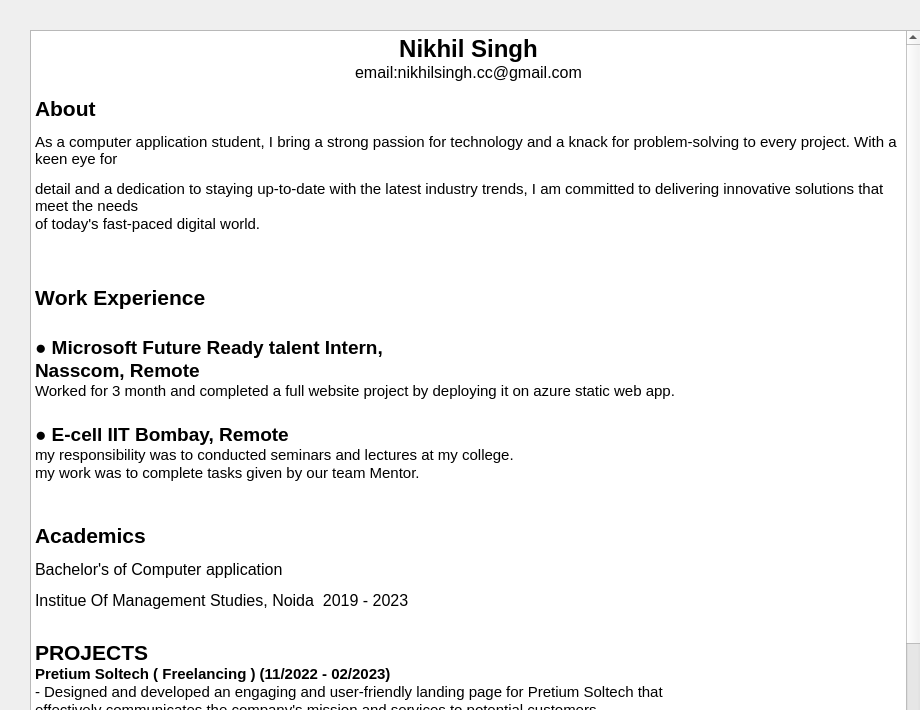
<?xml version="1.0" encoding="UTF-8"?>
<ui version="4.0">
 <class>AboutMe</class>
 <widget class="QDialog" name="AboutMe">
  <property name="geometry">
   <rect>
    <x>0</x>
    <y>0</y>
    <width>920</width>
    <height>710</height>
   </rect>
  </property>
  <property name="windowTitle">
   <string>Dialog</string>
  </property>
  <widget class="QTextBrowser" name="textBrowser">
   <property name="geometry">
    <rect>
     <x>30</x>
     <y>30</y>
     <width>891</width>
     <height>900</height>
    </rect>
   </property>
   <property name="sizePolicy">
    <sizepolicy hsizetype="Preferred" vsizetype="Preferred">
     <horstretch>0</horstretch>
     <verstretch>0</verstretch>
    </sizepolicy>
   </property>
   <property name="maximumSize">
    <size>
     <width>1600</width>
     <height>900</height>
    </size>
   </property>
   <property name="baseSize">
    <size>
     <width>1600</width>
     <height>1200</height>
    </size>
   </property>
   <property name="html">
    <string>&lt;!DOCTYPE HTML PUBLIC &quot;-//W3C//DTD HTML 4.0//EN&quot; &quot;http://www.w3.org/TR/REC-html40/strict.dtd&quot;&gt;
&lt;html&gt;&lt;head&gt;&lt;meta name=&quot;qrichtext&quot; content=&quot;1&quot; /&gt;&lt;style type=&quot;text/css&quot;&gt;
p, li { white-space: pre-wrap; }
&lt;/style&gt;&lt;/head&gt;&lt;body style=&quot; font-family:'Ubuntu'; font-size:11pt; font-weight:400; font-style:normal;&quot;&gt;
&lt;p align=&quot;center&quot; style=&quot; margin-top:0px; margin-bottom:0px; margin-left:0px; margin-right:0px; -qt-block-indent:0; text-indent:0px;&quot;&gt;&lt;span style=&quot; font-family:'Poppins','sans-serif'; font-size:18pt; font-weight:600;&quot;&gt;Nikhil Singh&lt;/span&gt;&lt;/p&gt;
&lt;p align=&quot;center&quot; style=&quot; margin-top:0px; margin-bottom:0px; margin-left:0px; margin-right:0px; -qt-block-indent:0; text-indent:0px;&quot;&gt;&lt;span style=&quot; font-family:'Poppins','sans-serif'; font-size:12pt;&quot;&gt;email:nikhilsingh.cc@gmail.com&lt;/span&gt;&lt;/p&gt;
&lt;p style=&quot;-qt-paragraph-type:empty; margin-top:0px; margin-bottom:0px; margin-left:0px; margin-right:0px; -qt-block-indent:0; text-indent:0px; font-family:'Segoe UI'; font-size:9pt;&quot;&gt;&lt;br /&gt;&lt;/p&gt;
&lt;p style=&quot; margin-top:0px; margin-bottom:0px; margin-left:0px; margin-right:0px; -qt-block-indent:0; text-indent:0px;&quot;&gt;&lt;a name=&quot;comp-kqij3ba2&quot;&gt;&lt;/a&gt;&lt;span style=&quot; font-family:'Poppins','sans-serif'; font-size:16pt; font-weight:600;&quot;&gt;A&lt;/span&gt;&lt;span style=&quot; font-family:'Poppins','sans-serif'; font-size:16pt; font-weight:600;&quot;&gt;bout&lt;/span&gt;&lt;/p&gt;
&lt;p style=&quot; margin-top:12px; margin-bottom:12px; margin-left:0px; margin-right:0px; -qt-block-indent:0; text-indent:0px;&quot;&gt;As a computer application student, I bring a strong passion for technology and a knack for problem-solving to every project. With a keen eye for&lt;/p&gt;
&lt;p style=&quot; margin-top:0px; margin-bottom:0px; margin-left:0px; margin-right:0px; -qt-block-indent:0; text-indent:0px;&quot;&gt;detail and a dedication to staying up-to-date with the latest industry trends, I am committed to delivering innovative solutions that meet the needs&lt;/p&gt;
&lt;p style=&quot; margin-top:0px; margin-bottom:0px; margin-left:0px; margin-right:0px; -qt-block-indent:0; text-indent:0px;&quot;&gt;of today's fast-paced digital world.&lt;/p&gt;
&lt;p style=&quot;-qt-paragraph-type:empty; margin-top:12px; margin-bottom:12px; margin-left:0px; margin-right:0px; -qt-block-indent:0; text-indent:0px; font-family:'Poppins','sans-serif'; font-size:18pt; font-weight:600;&quot;&gt;&lt;br /&gt;&lt;/p&gt;
&lt;p style=&quot; margin-top:12px; margin-bottom:12px; margin-left:0px; margin-right:0px; -qt-block-indent:0; text-indent:0px;&quot;&gt;&lt;a name=&quot;FvGrdLn1&quot;&gt;&lt;/a&gt;&lt;span style=&quot; font-family:'Poppins','sans-serif'; font-size:16pt; font-weight:600;&quot;&gt;W&lt;/span&gt;&lt;span style=&quot; font-family:'Poppins','sans-serif'; font-size:16pt; font-weight:600;&quot;&gt;ork Experience&lt;/span&gt;&lt;/p&gt;
&lt;p style=&quot;-qt-paragraph-type:empty; margin-top:0px; margin-bottom:0px; margin-left:0px; margin-right:0px; -qt-block-indent:0; text-indent:0px; font-family:'Segoe UI'; font-size:9pt;&quot;&gt;&lt;br /&gt;&lt;/p&gt;
&lt;p style=&quot; margin-top:0px; margin-bottom:0px; margin-left:0px; margin-right:0px; -qt-block-indent:0; text-indent:0px;&quot;&gt;&lt;span style=&quot; font-family:'Segoe UI'; font-size:14pt;&quot;&gt;●&lt;/span&gt;&lt;span style=&quot; font-family:'Segoe UI'; font-size:14pt; font-weight:696;&quot;&gt; Microsoft Future Ready talent Intern, &lt;/span&gt;&lt;/p&gt;
&lt;p style=&quot; margin-top:0px; margin-bottom:0px; margin-left:0px; margin-right:0px; -qt-block-indent:0; text-indent:0px;&quot;&gt;&lt;span style=&quot; font-family:'Segoe UI'; font-size:14pt; font-weight:696;&quot;&gt;Nasscom, Remote &lt;/span&gt;&lt;/p&gt;
&lt;p style=&quot; margin-top:0px; margin-bottom:0px; margin-left:0px; margin-right:0px; -qt-block-indent:0; text-indent:0px;&quot;&gt;&lt;span style=&quot; font-family:'Segoe UI';&quot;&gt;Worked for 3 month and completed a full website project by deploying it on azure static web app. &lt;/span&gt;&lt;/p&gt;
&lt;p style=&quot;-qt-paragraph-type:empty; margin-top:0px; margin-bottom:0px; margin-left:0px; margin-right:0px; -qt-block-indent:0; text-indent:0px; font-family:'Segoe UI'; font-size:14pt;&quot;&gt;&lt;br /&gt;&lt;/p&gt;
&lt;p style=&quot; margin-top:0px; margin-bottom:0px; margin-left:0px; margin-right:0px; -qt-block-indent:0; text-indent:0px;&quot;&gt;&lt;span style=&quot; font-family:'Segoe UI'; font-size:14pt;&quot;&gt;● &lt;/span&gt;&lt;span style=&quot; font-family:'Segoe UI'; font-size:14pt; font-weight:696;&quot;&gt;E-cell IIT Bombay, Remote &lt;/span&gt;&lt;/p&gt;
&lt;p style=&quot; margin-top:0px; margin-bottom:0px; margin-left:0px; margin-right:0px; -qt-block-indent:0; text-indent:0px;&quot;&gt;&lt;span style=&quot; font-family:'Segoe UI';&quot;&gt;my responsibility was to conducted seminars and lectures at my college.&lt;/span&gt;&lt;/p&gt;
&lt;p style=&quot; margin-top:0px; margin-bottom:0px; margin-left:0px; margin-right:0px; -qt-block-indent:0; text-indent:0px;&quot;&gt;&lt;span style=&quot; font-family:'Segoe UI';&quot;&gt;my work was to complete tasks given by our team Mentor.&lt;/span&gt;&lt;/p&gt;
&lt;p style=&quot;-qt-paragraph-type:empty; margin-top:0px; margin-bottom:0px; margin-left:0px; margin-right:0px; -qt-block-indent:0; text-indent:0px; font-family:'Segoe UI'; font-size:14pt;&quot;&gt;&lt;br /&gt;&lt;/p&gt;
&lt;p style=&quot;-qt-paragraph-type:empty; margin-top:0px; margin-bottom:0px; margin-left:0px; margin-right:0px; -qt-block-indent:0; text-indent:0px; font-family:'Poppins','sans-serif';&quot;&gt;&lt;br /&gt;&lt;/p&gt;
&lt;p style=&quot; margin-top:0px; margin-bottom:0px; margin-left:0px; margin-right:0px; -qt-block-indent:0; text-indent:0px;&quot;&gt;&lt;a name=&quot;comp-kovekpkf&quot;&gt;&lt;/a&gt;&lt;span style=&quot; font-family:'Poppins','sans-serif'; font-size:16pt; font-weight:600;&quot;&gt;A&lt;/span&gt;&lt;span style=&quot; font-family:'Poppins','sans-serif'; font-size:16pt; font-weight:600;&quot;&gt;cademics&lt;/span&gt;&lt;/p&gt;
&lt;p style=&quot; margin-top:12px; margin-bottom:12px; margin-left:0px; margin-right:0px; -qt-block-indent:0; text-indent:0px;&quot;&gt;&lt;span style=&quot; font-family:'Segoe UI'; font-size:12pt;&quot;&gt;Bachelor's of Computer application &lt;/span&gt;&lt;/p&gt;
&lt;p style=&quot; margin-top:12px; margin-bottom:12px; margin-left:0px; margin-right:0px; -qt-block-indent:0; text-indent:0px;&quot;&gt;&lt;span style=&quot; font-family:'Segoe UI'; font-size:12pt;&quot;&gt;Institue Of Management Studies, Noida  2019 - 2023&lt;/span&gt;&lt;/p&gt;
&lt;p style=&quot; margin-top:0px; margin-bottom:0px; margin-left:0px; margin-right:0px; -qt-block-indent:0; text-indent:0px;&quot;&gt;&lt;span style=&quot; font-family:'Poppins','sans-serif'; font-weight:600;&quot;&gt; &lt;/span&gt;&lt;/p&gt;
&lt;p style=&quot; margin-top:0px; margin-bottom:0px; margin-left:0px; margin-right:0px; -qt-block-indent:0; text-indent:0px;&quot;&gt;&lt;span style=&quot; font-family:'Poppins','sans-serif'; font-size:16pt; font-weight:600;&quot;&gt;PROJECTS&lt;/span&gt;&lt;/p&gt;
&lt;p style=&quot; margin-top:0px; margin-bottom:0px; margin-left:0px; margin-right:0px; -qt-block-indent:0; text-indent:0px;&quot;&gt;&lt;span style=&quot; font-family:'Poppins','sans-serif'; font-weight:600;&quot;&gt;Pretium Soltech ( Freelancing ) (11/2022 - 02/2023)&lt;/span&gt;&lt;/p&gt;
&lt;p style=&quot; margin-top:0px; margin-bottom:0px; margin-left:0px; margin-right:0px; -qt-block-indent:0; text-indent:0px;&quot;&gt;&lt;span style=&quot; font-family:'Poppins','sans-serif';&quot;&gt;- Designed and developed an engaging and user-friendly landing page for Pretium Soltech that&lt;/span&gt;&lt;/p&gt;
&lt;p style=&quot; margin-top:0px; margin-bottom:0px; margin-left:0px; margin-right:0px; -qt-block-indent:0; text-indent:0px;&quot;&gt;&lt;span style=&quot; font-family:'Poppins','sans-serif';&quot;&gt;eﬀectively communicates the company's mission and services to potential customers.&lt;/span&gt;&lt;/p&gt;
&lt;p style=&quot; margin-top:0px; margin-bottom:0px; margin-left:0px; margin-right:0px; -qt-block-indent:0; text-indent:0px;&quot;&gt;&lt;span style=&quot; font-family:'Poppins','sans-serif';&quot;&gt;Implemented responsive design techniques using HTML, CSS, and JavaScript to ensure that the&lt;/span&gt;&lt;span style=&quot; font-family:'Poppins','sans-serif'; font-weight:600;&quot;&gt; &lt;/span&gt;&lt;span style=&quot; font-family:'Poppins','sans-serif';&quot;&gt;pretium Soltech website is optimized for viewing on a wide range of devices, from desktops to&lt;/span&gt;&lt;/p&gt;
&lt;p style=&quot; margin-top:0px; margin-bottom:0px; margin-left:0px; margin-right:0px; -qt-block-indent:0; text-indent:0px;&quot;&gt;&lt;span style=&quot; font-family:'Poppins','sans-serif';&quot;&gt;mobile phones.&lt;/span&gt;&lt;/p&gt;
&lt;p style=&quot; margin-top:0px; margin-bottom:0px; margin-left:0px; margin-right:0px; -qt-block-indent:0; text-indent:0px;&quot;&gt;&lt;span style=&quot; font-family:'Poppins','sans-serif';&quot;&gt;- Built a robust backend using PHP to enable seamless integration of contact forms and other&lt;/span&gt;&lt;/p&gt;
&lt;p style=&quot; margin-top:0px; margin-bottom:0px; margin-left:0px; margin-right:0px; -qt-block-indent:0; text-indent:0px;&quot;&gt;&lt;span style=&quot; font-family:'Poppins','sans-serif';&quot;&gt;interactive elements on the website, improving user engagement and driving business growth for&lt;/span&gt;&lt;/p&gt;
&lt;p style=&quot; margin-top:0px; margin-bottom:0px; margin-left:0px; margin-right:0px; -qt-block-indent:0; text-indent:0px;&quot;&gt;&lt;span style=&quot; font-family:'Poppins','sans-serif';&quot;&gt;Pretium Soltech.&lt;/span&gt;&lt;/p&gt;
&lt;p style=&quot;-qt-paragraph-type:empty; margin-top:0px; margin-bottom:0px; margin-left:0px; margin-right:0px; -qt-block-indent:0; text-indent:0px; font-family:'Poppins','sans-serif';&quot;&gt;&lt;br /&gt;&lt;/p&gt;
&lt;p style=&quot; margin-top:0px; margin-bottom:0px; margin-left:0px; margin-right:0px; -qt-block-indent:0; text-indent:0px;&quot;&gt;&lt;span style=&quot; font-family:'Poppins','sans-serif'; font-weight:600;&quot;&gt;Thinktantra ( College Project ) (10/2022 - 01/2023)&lt;/span&gt;&lt;/p&gt;
&lt;p style=&quot; margin-top:0px; margin-bottom:0px; margin-left:0px; margin-right:0px; -qt-block-indent:0; text-indent:0px;&quot;&gt;&lt;span style=&quot; font-family:'Poppins','sans-serif';&quot;&gt;Developed a note-selling website with modern web technologies and collaborated with a team to&lt;/span&gt;&lt;/p&gt;
&lt;p style=&quot; margin-top:0px; margin-bottom:0px; margin-left:0px; margin-right:0px; -qt-block-indent:0; text-indent:0px;&quot;&gt;&lt;span style=&quot; font-family:'Poppins','sans-serif';&quot;&gt;deliver a high-quality project within a tight deadline, showcasing proﬁciency in web development&lt;/span&gt;&lt;/p&gt;
&lt;p style=&quot; margin-top:0px; margin-bottom:0px; margin-left:0px; margin-right:0px; -qt-block-indent:0; text-indent:0px;&quot;&gt;&lt;span style=&quot; font-family:'Poppins','sans-serif';&quot;&gt;and eﬀective teamwork under pressure.&lt;/span&gt;&lt;/p&gt;
&lt;p style=&quot;-qt-paragraph-type:empty; margin-top:0px; margin-bottom:0px; margin-left:0px; margin-right:0px; -qt-block-indent:0; text-indent:0px; font-family:'Poppins','sans-serif';&quot;&gt;&lt;br /&gt;&lt;/p&gt;
&lt;p style=&quot; margin-top:0px; margin-bottom:0px; margin-left:0px; margin-right:0px; -qt-block-indent:0; text-indent:0px;&quot;&gt;&lt;span style=&quot; font-family:'Poppins','sans-serif'; font-size:16pt; font-weight:600;&quot;&gt;SKILLS&lt;/span&gt;&lt;/p&gt;
&lt;p style=&quot; margin-top:0px; margin-bottom:0px; margin-left:0px; margin-right:0px; -qt-block-indent:0; text-indent:0px;&quot;&gt;&lt;span style=&quot; font-family:'Poppins','sans-serif';&quot;&gt;- c&lt;/span&gt;&lt;/p&gt;
&lt;p style=&quot; margin-top:0px; margin-bottom:0px; margin-left:0px; margin-right:0px; -qt-block-indent:0; text-indent:0px;&quot;&gt;&lt;span style=&quot; font-family:'Poppins','sans-serif';&quot;&gt;- c++&lt;/span&gt;&lt;/p&gt;
&lt;p style=&quot; margin-top:0px; margin-bottom:0px; margin-left:0px; margin-right:0px; -qt-block-indent:0; text-indent:0px;&quot;&gt;&lt;span style=&quot; font-family:'Poppins','sans-serif';&quot;&gt;- python&lt;/span&gt;&lt;/p&gt;
&lt;p style=&quot; margin-top:0px; margin-bottom:0px; margin-left:0px; margin-right:0px; -qt-block-indent:0; text-indent:0px;&quot;&gt;&lt;span style=&quot; font-family:'Poppins','sans-serif';&quot;&gt;- html&lt;/span&gt;&lt;/p&gt;
&lt;p style=&quot; margin-top:0px; margin-bottom:0px; margin-left:0px; margin-right:0px; -qt-block-indent:0; text-indent:0px;&quot;&gt;&lt;span style=&quot; font-family:'Poppins','sans-serif';&quot;&gt;- css&lt;/span&gt;&lt;/p&gt;
&lt;p style=&quot; margin-top:0px; margin-bottom:0px; margin-left:0px; margin-right:0px; -qt-block-indent:0; text-indent:0px;&quot;&gt;&lt;span style=&quot; font-family:'Poppins','sans-serif';&quot;&gt;- bootstrap&lt;/span&gt;&lt;/p&gt;
&lt;p style=&quot; margin-top:0px; margin-bottom:0px; margin-left:0px; margin-right:0px; -qt-block-indent:0; text-indent:0px;&quot;&gt;&lt;span style=&quot; font-family:'Poppins','sans-serif';&quot;&gt;- Javascript&lt;/span&gt;&lt;/p&gt;
&lt;p style=&quot; margin-top:0px; margin-bottom:0px; margin-left:0px; margin-right:0px; -qt-block-indent:0; text-indent:0px;&quot;&gt;&lt;span style=&quot; font-family:'Poppins','sans-serif';&quot;&gt;- google cloud&lt;/span&gt;&lt;/p&gt;
&lt;p style=&quot;-qt-paragraph-type:empty; margin-top:0px; margin-bottom:0px; margin-left:0px; margin-right:0px; -qt-block-indent:0; text-indent:0px; font-family:'Poppins','sans-serif';&quot;&gt;&lt;br /&gt;&lt;/p&gt;
&lt;p style=&quot; margin-top:0px; margin-bottom:0px; margin-left:0px; margin-right:0px; -qt-block-indent:0; text-indent:0px;&quot;&gt;&lt;span style=&quot; font-family:'Poppins','sans-serif'; font-size:16pt; font-weight:600;&quot;&gt;CERTIFICATES AND BADGES&lt;/span&gt;&lt;/p&gt;
&lt;p style=&quot; margin-top:0px; margin-bottom:0px; margin-left:0px; margin-right:0px; -qt-block-indent:0; text-indent:0px;&quot;&gt;&lt;span style=&quot; font-family:'Poppins','sans-serif';&quot;&gt;Essentials of python - NCS&lt;/span&gt;&lt;/p&gt;
&lt;p style=&quot;-qt-paragraph-type:empty; margin-top:0px; margin-bottom:0px; margin-left:0px; margin-right:0px; -qt-block-indent:0; text-indent:0px; font-family:'Poppins','sans-serif';&quot;&gt;&lt;br /&gt;&lt;/p&gt;
&lt;p style=&quot; margin-top:0px; margin-bottom:0px; margin-left:0px; margin-right:0px; -qt-block-indent:0; text-indent:0px;&quot;&gt;&lt;span style=&quot; font-family:'Poppins','sans-serif';&quot;&gt;Architecting with google compute engine&lt;/span&gt;&lt;/p&gt;
&lt;p style=&quot; margin-top:0px; margin-bottom:0px; margin-left:0px; margin-right:0px; -qt-block-indent:0; text-indent:0px;&quot;&gt;&lt;span style=&quot; font-family:'Poppins','sans-serif';&quot;&gt;specialization - Coursera&lt;/span&gt;&lt;/p&gt;
&lt;p style=&quot;-qt-paragraph-type:empty; margin-top:0px; margin-bottom:0px; margin-left:0px; margin-right:0px; -qt-block-indent:0; text-indent:0px; font-family:'Poppins','sans-serif';&quot;&gt;&lt;br /&gt;&lt;/p&gt;
&lt;p style=&quot; margin-top:0px; margin-bottom:0px; margin-left:0px; margin-right:0px; -qt-block-indent:0; text-indent:0px;&quot;&gt;&lt;span style=&quot; font-family:'Poppins','sans-serif';&quot;&gt;Machine learning to Deep learning : A&lt;/span&gt;&lt;/p&gt;
&lt;p style=&quot; margin-top:0px; margin-bottom:0px; margin-left:0px; margin-right:0px; -qt-block-indent:0; text-indent:0px;&quot;&gt;&lt;span style=&quot; font-family:'Poppins','sans-serif';&quot;&gt;journey for remote sensing data&lt;/span&gt;&lt;/p&gt;
&lt;p style=&quot; margin-top:0px; margin-bottom:0px; margin-left:0px; margin-right:0px; -qt-block-indent:0; text-indent:0px;&quot;&gt;&lt;span style=&quot; font-family:'Poppins','sans-serif';&quot;&gt;classiﬁcation - ISRO&lt;/span&gt;&lt;/p&gt;
&lt;p style=&quot;-qt-paragraph-type:empty; margin-top:0px; margin-bottom:0px; margin-left:0px; margin-right:0px; -qt-block-indent:0; text-indent:0px; font-family:'Poppins','sans-serif';&quot;&gt;&lt;br /&gt;&lt;/p&gt;
&lt;p style=&quot; margin-top:0px; margin-bottom:0px; margin-left:0px; margin-right:0px; -qt-block-indent:0; text-indent:0px;&quot;&gt;&lt;span style=&quot; font-family:'Poppins','sans-serif';&quot;&gt;Google cloud skill badges&lt;/span&gt;&lt;/p&gt;&lt;/body&gt;&lt;/html&gt;</string>
   </property>
  </widget>
 </widget>
 <resources/>
 <connections/>
</ui>
